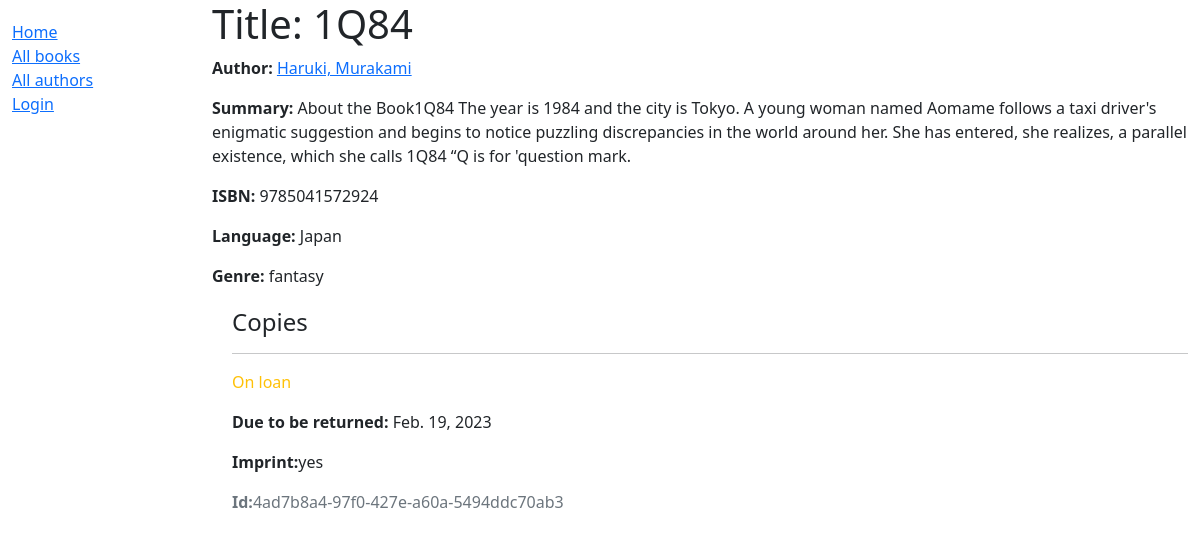
The app's page /catalog/books/2 with its own data.
### catalog/models.py (models this page shows, shortened)
class Book(models.Model):
    title = models.CharField(max_length=200)
    author = models.ForeignKey('Author', on_delete=models.SET_NULL, null=True)
    summary = models.TextField(
        max_length=1000, help_text="Enter a brief description of the book")
    isbn = models.CharField('ISBN', max_length=13,
                            unique=True,
                            help_text='13 Character <a href="https://www.isbn-international.org/content/what-isbn'
                                      '">ISBN number</a>')
    genre = models.ManyToManyField(
        Genre, help_text="Select a genre for this book")
    language = models.ForeignKey(
        'Language', on_delete=models.SET_NULL, null=True)
    class Meta:
        ordering = ['title', 'author']
    def display_genre(self):
        """Creates a string for the Genre. This is required to display genre in Admin."""
        return ', '.join([genre.name for genre in self.genre.all()[:3]])
    display_genre.short_description = 'Genre'

class Author(models.Model):
    first_name = models.CharField(max_length=100)
    last_name = models.CharField(max_length=100)
    date_of_birth = models.DateField(null=True, blank=True)
    date_of_death = models.DateField('died', null=True, blank=True)
    class Meta:
        ordering = ['last_name', 'first_name']
    def get_absolute_url(self):
        return reverse('author-detail', args=[str(self.id)])
    def __str__(self):
        return '{0}, {1}'.format(self.last_name, self.first_name)

class Language(models.Model):
    name = models.CharField(max_length=200,
                            help_text="Enter the book's natural language (e.g. English, French, Japanese etc.)")
    def __str__(self):
        return self.name

class Genre(models.Model):
    name = models.CharField(
        max_length=200, help_text='Enter a book genre (e.g. Science Fiction)')
    def __str__(self):
        return self.name

class BookInstance(models.Model):
    id = models.UUIDField(primary_key=True, default=uuid.uuid4,
                          help_text="Unique ID for this particular book across whole library")
    book = models.ForeignKey('Book', on_delete=models.RESTRICT, null=True)
    imprint = models.CharField(max_length=200)
    due_back = models.DateField(null=True, blank=True)
    borrower = models.ForeignKey(User, on_delete=models.SET_NULL, null=True, blank=True)
    LOAN_STATUS = (
        ('m', 'Maintenance'),
        ('o', 'On loan'),
        ('a', 'Available'),
        ('r', 'Reserved'),
    )
    status = models.CharField(
        max_length=1,
        choices=LOAN_STATUS,
        blank=True,
        default='m',
        help_text='Book availability')
    class Meta:
        permissions = (("can_mark_returned", "Set book as returned"),)

### catalog/views.py (the view)
# urls.py: path('books/<int:pk>', views.BookDetailView.as_view(), name='book-detail'),
class BookDetailView(generic.DetailView):
    model = Book

### catalog/templates/catalog/book_detail.html
{% extends "base_generic.html" %}
{% block content %}
	<h1>Title: {{ book.title }}</h1>
	<p><strong>Author:</strong> <a href="{{ book.author.get_absolute_url }}">{{ book.author }}</a></p>
	<p><strong>Summary:</strong> {{ book.summary }}</p>
	<p><strong>ISBN:</strong> {{ book.isbn }}</p>
	<p><strong>Language:</strong> {{book.language }}</p>
	<p><strong>Genre:</strong> {{ book.genre.all|join:", " }}</p>
	<div style="margin-left: 20px; margin-top: 20px;">
		{% for copy in book.bookinstance_set.all %}
			<h4>Copies</h4>
			<hr>
			<p class="{% if copy.status == 'a' %}text-success{% elif copy.status == 'm' %}text-danger{% else %}text-warning{% endif %}">
				{{ copy.get_status_display }}
			</p>
			{% if copy.status != 'a' %}
			    <p><strong>Due to be returned:</strong> {{ copy.due_back }}</p>
			{% endif %}
			<p><strong>Imprint:</strong>{{ copy.imprint }}</p>
			<p class="text-muted"><strong>Id:</strong>{{copy.id }}</p>
		{% endfor %}
	</div>
{% endblock %}

### records on screen
Book: author "Haruki, Murakami", summary "About the Book1Q84 The year is 1984 and the city is Tokyo. A young woman named Aomame follows a taxi driver's enigmatic suggestion and begins to notice puzzling discrepancies in the world around her. She has entered, she realizes, a parallel existence, which she calls 1Q84 “Q is for 'question mark.", isbn "9785041572924", language "Japan", genre.all "fantasy"
BookInstance: status "On loan", due_back "Feb. 19, 2023", imprint "yes", id "4ad7b8a4-97f0-427e-a60a-5494ddc70ab3"
